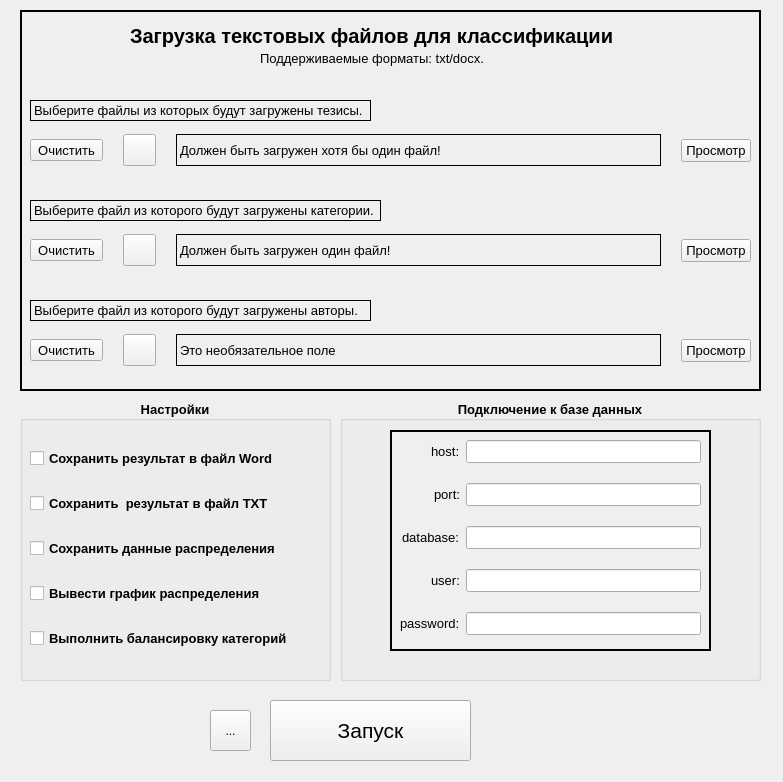
<?xml version="1.0" encoding="UTF-8"?>
<ui version="4.0">
 <class>MainWindow</class>
 <widget class="QMainWindow" name="MainWindow">
  <property name="geometry">
   <rect>
    <x>0</x>
    <y>0</y>
    <width>783</width>
    <height>782</height>
   </rect>
  </property>
  <property name="windowTitle">
   <string>Theses Classificator</string>
  </property>
  <property name="autoFillBackground">
   <bool>false</bool>
  </property>
  <property name="inputMethodHints">
   <set>Qt::ImhNone</set>
  </property>
  <property name="tabShape">
   <enum>QTabWidget::Rounded</enum>
  </property>
  <widget class="QWidget" name="centralwidget">
   <property name="autoFillBackground">
    <bool>false</bool>
   </property>
   <widget class="QFrame" name="frame">
    <property name="geometry">
     <rect>
      <x>20</x>
      <y>10</y>
      <width>741</width>
      <height>381</height>
     </rect>
    </property>
    <property name="autoFillBackground">
     <bool>true</bool>
    </property>
    <property name="frameShape">
     <enum>QFrame::WinPanel</enum>
    </property>
    <property name="frameShadow">
     <enum>QFrame::Plain</enum>
    </property>
    <widget class="QLabel" name="label">
     <property name="geometry">
      <rect>
       <x>110</x>
       <y>10</y>
       <width>511</width>
       <height>31</height>
      </rect>
     </property>
     <property name="font">
      <font>
       <pointsize>15</pointsize>
       <bold>true</bold>
      </font>
     </property>
     <property name="autoFillBackground">
      <bool>true</bool>
     </property>
     <property name="frameShape">
      <enum>QFrame::NoFrame</enum>
     </property>
     <property name="text">
      <string>Загрузка текстовых файлов для классификации</string>
     </property>
     <property name="scaledContents">
      <bool>false</bool>
     </property>
    </widget>
    <widget class="QLabel" name="label_3">
     <property name="geometry">
      <rect>
       <x>10</x>
       <y>90</y>
       <width>341</width>
       <height>21</height>
      </rect>
     </property>
     <property name="font">
      <font>
       <pointsize>10</pointsize>
      </font>
     </property>
     <property name="frameShape">
      <enum>QFrame::Box</enum>
     </property>
     <property name="frameShadow">
      <enum>QFrame::Plain</enum>
     </property>
     <property name="text">
      <string>Выберите файлы из которых будут загружены тезисы.</string>
     </property>
    </widget>
    <widget class="QWidget" name="horizontalLayoutWidget">
     <property name="geometry">
      <rect>
       <x>10</x>
       <y>115</y>
       <width>721</width>
       <height>51</height>
      </rect>
     </property>
     <layout class="QHBoxLayout" name="horizontalLayout_3">
      <property name="spacing">
       <number>20</number>
      </property>
      <item>
       <widget class="QToolButton" name="clearThesesButton">
        <property name="font">
         <font>
          <pointsize>10</pointsize>
         </font>
        </property>
        <property name="text">
         <string>Очистить</string>
        </property>
        <property name="iconSize">
         <size>
          <width>32</width>
          <height>32</height>
         </size>
        </property>
       </widget>
      </item>
      <item>
       <widget class="QToolButton" name="loadThesesButton">
        <property name="text">
         <string/>
        </property>
        <property name="icon">
         <iconset resource="resources.qrc">
          <normaloff>:/icons/Resources/Icons/folder_12075589.png</normaloff>:/icons/Resources/Icons/folder_12075589.png</iconset>
        </property>
        <property name="iconSize">
         <size>
          <width>25</width>
          <height>25</height>
         </size>
        </property>
        <property name="checkable">
         <bool>false</bool>
        </property>
        <property name="checked">
         <bool>false</bool>
        </property>
        <property name="toolButtonStyle">
         <enum>Qt::ToolButtonIconOnly</enum>
        </property>
        <property name="autoRaise">
         <bool>false</bool>
        </property>
       </widget>
      </item>
      <item>
       <widget class="QLabel" name="debugThesesLabel">
        <property name="maximumSize">
         <size>
          <width>16777215</width>
          <height>32</height>
         </size>
        </property>
        <property name="font">
         <font>
          <pointsize>10</pointsize>
         </font>
        </property>
        <property name="frameShape">
         <enum>QFrame::Box</enum>
        </property>
        <property name="text">
         <string>Должен быть загружен хотя бы один файл!</string>
        </property>
       </widget>
      </item>
      <item>
       <widget class="QPushButton" name="viewThesesButton">
        <property name="maximumSize">
         <size>
          <width>70</width>
          <height>16777215</height>
         </size>
        </property>
        <property name="font">
         <font>
          <pointsize>10</pointsize>
         </font>
        </property>
        <property name="text">
         <string>Просмотр</string>
        </property>
       </widget>
      </item>
     </layout>
    </widget>
    <widget class="QLabel" name="label_12">
     <property name="geometry">
      <rect>
       <x>10</x>
       <y>190</y>
       <width>351</width>
       <height>21</height>
      </rect>
     </property>
     <property name="font">
      <font>
       <pointsize>10</pointsize>
      </font>
     </property>
     <property name="frameShape">
      <enum>QFrame::Box</enum>
     </property>
     <property name="frameShadow">
      <enum>QFrame::Plain</enum>
     </property>
     <property name="text">
      <string>Выберите файл из которого будут загружены категории.</string>
     </property>
    </widget>
    <widget class="QWidget" name="horizontalLayoutWidget_4">
     <property name="geometry">
      <rect>
       <x>10</x>
       <y>215</y>
       <width>721</width>
       <height>51</height>
      </rect>
     </property>
     <layout class="QHBoxLayout" name="horizontalLayout_6">
      <property name="spacing">
       <number>20</number>
      </property>
      <item>
       <widget class="QToolButton" name="clearCategButton">
        <property name="font">
         <font>
          <pointsize>10</pointsize>
         </font>
        </property>
        <property name="text">
         <string>Очистить</string>
        </property>
        <property name="iconSize">
         <size>
          <width>32</width>
          <height>32</height>
         </size>
        </property>
       </widget>
      </item>
      <item>
       <widget class="QToolButton" name="loadCategButton">
        <property name="text">
         <string/>
        </property>
        <property name="icon">
         <iconset resource="resources.qrc">
          <normaloff>:/icons/Resources/Icons/folder_12075589.png</normaloff>:/icons/Resources/Icons/folder_12075589.png</iconset>
        </property>
        <property name="iconSize">
         <size>
          <width>25</width>
          <height>25</height>
         </size>
        </property>
        <property name="checkable">
         <bool>false</bool>
        </property>
        <property name="checked">
         <bool>false</bool>
        </property>
        <property name="toolButtonStyle">
         <enum>Qt::ToolButtonIconOnly</enum>
        </property>
        <property name="autoRaise">
         <bool>false</bool>
        </property>
       </widget>
      </item>
      <item>
       <widget class="QLabel" name="debugCategLabel">
        <property name="maximumSize">
         <size>
          <width>16777215</width>
          <height>32</height>
         </size>
        </property>
        <property name="font">
         <font>
          <pointsize>10</pointsize>
         </font>
        </property>
        <property name="frameShape">
         <enum>QFrame::Box</enum>
        </property>
        <property name="text">
         <string>Должен быть загружен один файл!</string>
        </property>
       </widget>
      </item>
      <item>
       <widget class="QPushButton" name="viewCategButton">
        <property name="maximumSize">
         <size>
          <width>70</width>
          <height>16777215</height>
         </size>
        </property>
        <property name="font">
         <font>
          <pointsize>10</pointsize>
         </font>
        </property>
        <property name="text">
         <string>Просмотр</string>
        </property>
       </widget>
      </item>
     </layout>
    </widget>
    <widget class="QLabel" name="label_15">
     <property name="geometry">
      <rect>
       <x>10</x>
       <y>290</y>
       <width>341</width>
       <height>21</height>
      </rect>
     </property>
     <property name="font">
      <font>
       <pointsize>10</pointsize>
      </font>
     </property>
     <property name="frameShape">
      <enum>QFrame::Box</enum>
     </property>
     <property name="frameShadow">
      <enum>QFrame::Plain</enum>
     </property>
     <property name="text">
      <string>Выберите файл из которого будут загружены авторы.</string>
     </property>
    </widget>
    <widget class="QWidget" name="horizontalLayoutWidget_5">
     <property name="geometry">
      <rect>
       <x>10</x>
       <y>315</y>
       <width>721</width>
       <height>51</height>
      </rect>
     </property>
     <layout class="QHBoxLayout" name="horizontalLayout_7">
      <property name="spacing">
       <number>20</number>
      </property>
      <item>
       <widget class="QToolButton" name="clearAuthorsButton">
        <property name="font">
         <font>
          <pointsize>10</pointsize>
         </font>
        </property>
        <property name="text">
         <string>Очистить</string>
        </property>
        <property name="iconSize">
         <size>
          <width>32</width>
          <height>32</height>
         </size>
        </property>
       </widget>
      </item>
      <item>
       <widget class="QToolButton" name="loadAuthorsButton">
        <property name="text">
         <string/>
        </property>
        <property name="icon">
         <iconset resource="resources.qrc">
          <normaloff>:/icons/Resources/Icons/folder_12075589.png</normaloff>:/icons/Resources/Icons/folder_12075589.png</iconset>
        </property>
        <property name="iconSize">
         <size>
          <width>25</width>
          <height>25</height>
         </size>
        </property>
        <property name="checkable">
         <bool>false</bool>
        </property>
        <property name="checked">
         <bool>false</bool>
        </property>
        <property name="toolButtonStyle">
         <enum>Qt::ToolButtonIconOnly</enum>
        </property>
        <property name="autoRaise">
         <bool>false</bool>
        </property>
       </widget>
      </item>
      <item>
       <widget class="QLabel" name="debugAuthorsLabel">
        <property name="maximumSize">
         <size>
          <width>16777215</width>
          <height>32</height>
         </size>
        </property>
        <property name="font">
         <font>
          <pointsize>10</pointsize>
         </font>
        </property>
        <property name="frameShape">
         <enum>QFrame::Box</enum>
        </property>
        <property name="text">
         <string>Это необязательное поле</string>
        </property>
       </widget>
      </item>
      <item>
       <widget class="QPushButton" name="viewAuthorsButton">
        <property name="maximumSize">
         <size>
          <width>70</width>
          <height>16777215</height>
         </size>
        </property>
        <property name="font">
         <font>
          <pointsize>10</pointsize>
         </font>
        </property>
        <property name="text">
         <string>Просмотр</string>
        </property>
       </widget>
      </item>
     </layout>
    </widget>
    <widget class="QLabel" name="label_4">
     <property name="geometry">
      <rect>
       <x>240</x>
       <y>40</y>
       <width>251</width>
       <height>16</height>
      </rect>
     </property>
     <property name="font">
      <font>
       <pointsize>10</pointsize>
      </font>
     </property>
     <property name="text">
      <string>Поддерживаемые форматы: txt/docx.</string>
     </property>
    </widget>
   </widget>
   <widget class="QPushButton" name="StartButton">
    <property name="geometry">
     <rect>
      <x>270</x>
      <y>700</y>
      <width>201</width>
      <height>61</height>
     </rect>
    </property>
    <property name="font">
     <font>
      <pointsize>16</pointsize>
     </font>
    </property>
    <property name="text">
     <string>Запуск</string>
    </property>
   </widget>
   <widget class="QGroupBox" name="groupBox">
    <property name="geometry">
     <rect>
      <x>340</x>
      <y>400</y>
      <width>421</width>
      <height>281</height>
     </rect>
    </property>
    <property name="font">
     <font>
      <pointsize>10</pointsize>
      <italic>false</italic>
      <bold>true</bold>
     </font>
    </property>
    <property name="autoFillBackground">
     <bool>true</bool>
    </property>
    <property name="title">
     <string>Подключение к базе данных</string>
    </property>
    <property name="alignment">
     <set>Qt::AlignCenter</set>
    </property>
    <widget class="QFrame" name="DB_CONFIG_Frame">
     <property name="geometry">
      <rect>
       <x>50</x>
       <y>30</y>
       <width>321</width>
       <height>221</height>
      </rect>
     </property>
     <property name="autoFillBackground">
      <bool>true</bool>
     </property>
     <property name="frameShape">
      <enum>QFrame::WinPanel</enum>
     </property>
     <property name="frameShadow">
      <enum>QFrame::Plain</enum>
     </property>
     <widget class="QWidget" name="formLayoutWidget">
      <property name="geometry">
       <rect>
        <x>10</x>
        <y>10</y>
        <width>301</width>
        <height>201</height>
       </rect>
      </property>
      <layout class="QFormLayout" name="formLayout_2">
       <property name="labelAlignment">
        <set>Qt::AlignRight|Qt::AlignTrailing|Qt::AlignVCenter</set>
       </property>
       <property name="verticalSpacing">
        <number>20</number>
       </property>
       <item row="0" column="0">
        <widget class="QLabel" name="label_6">
         <property name="font">
          <font>
           <pointsize>10</pointsize>
           <italic>false</italic>
           <bold>false</bold>
           <underline>false</underline>
           <strikeout>false</strikeout>
          </font>
         </property>
         <property name="text">
          <string>host:</string>
         </property>
        </widget>
       </item>
       <item row="0" column="1">
        <widget class="QLineEdit" name="hostLine">
         <property name="font">
          <font>
           <bold>false</bold>
          </font>
         </property>
        </widget>
       </item>
       <item row="1" column="0">
        <widget class="QLabel" name="label_7">
         <property name="font">
          <font>
           <pointsize>10</pointsize>
           <bold>false</bold>
           <kerning>true</kerning>
          </font>
         </property>
         <property name="text">
          <string>port:</string>
         </property>
        </widget>
       </item>
       <item row="1" column="1">
        <widget class="QLineEdit" name="portLine">
         <property name="font">
          <font>
           <bold>false</bold>
          </font>
         </property>
        </widget>
       </item>
       <item row="2" column="0">
        <widget class="QLabel" name="label_8">
         <property name="font">
          <font>
           <pointsize>10</pointsize>
           <bold>false</bold>
          </font>
         </property>
         <property name="text">
          <string>database:</string>
         </property>
        </widget>
       </item>
       <item row="2" column="1">
        <widget class="QLineEdit" name="databaseLine">
         <property name="font">
          <font>
           <bold>false</bold>
          </font>
         </property>
        </widget>
       </item>
       <item row="3" column="0">
        <widget class="QLabel" name="label_9">
         <property name="font">
          <font>
           <pointsize>10</pointsize>
           <bold>false</bold>
          </font>
         </property>
         <property name="text">
          <string>user:</string>
         </property>
        </widget>
       </item>
       <item row="3" column="1">
        <widget class="QLineEdit" name="userLine">
         <property name="font">
          <font>
           <bold>false</bold>
          </font>
         </property>
        </widget>
       </item>
       <item row="4" column="0">
        <widget class="QLabel" name="label_10">
         <property name="font">
          <font>
           <pointsize>10</pointsize>
           <bold>false</bold>
          </font>
         </property>
         <property name="text">
          <string>password:</string>
         </property>
        </widget>
       </item>
       <item row="4" column="1">
        <widget class="QLineEdit" name="passwordLine">
         <property name="font">
          <font>
           <bold>false</bold>
          </font>
         </property>
        </widget>
       </item>
      </layout>
     </widget>
    </widget>
   </widget>
   <widget class="QGroupBox" name="groupBox_2">
    <property name="geometry">
     <rect>
      <x>20</x>
      <y>400</y>
      <width>311</width>
      <height>281</height>
     </rect>
    </property>
    <property name="font">
     <font>
      <pointsize>10</pointsize>
      <bold>true</bold>
     </font>
    </property>
    <property name="autoFillBackground">
     <bool>true</bool>
    </property>
    <property name="title">
     <string>Настройки</string>
    </property>
    <property name="alignment">
     <set>Qt::AlignCenter</set>
    </property>
    <widget class="QWidget" name="verticalLayoutWidget">
     <property name="geometry">
      <rect>
       <x>10</x>
       <y>30</y>
       <width>291</width>
       <height>241</height>
      </rect>
     </property>
     <layout class="QVBoxLayout" name="verticalLayout">
      <item>
       <widget class="QCheckBox" name="saveWordCheckBox">
        <property name="text">
         <string>Сохранить результат в файл Word</string>
        </property>
       </widget>
      </item>
      <item>
       <widget class="QCheckBox" name="saveTXTCheckBox">
        <property name="text">
         <string>Сохранить  результат в файл TXT</string>
        </property>
       </widget>
      </item>
      <item>
       <widget class="QCheckBox" name="saveDataCheckBox">
        <property name="text">
         <string>Сохранить данные распределения</string>
        </property>
       </widget>
      </item>
      <item>
       <widget class="QCheckBox" name="doGraphCheckBox">
        <property name="text">
         <string>Вывести график распределения</string>
        </property>
       </widget>
      </item>
      <item>
       <widget class="QCheckBox" name="doBalanceCheckBox">
        <property name="text">
         <string>Выполнить балансировку категорий</string>
        </property>
       </widget>
      </item>
     </layout>
    </widget>
   </widget>
   <widget class="QToolButton" name="HelpButton">
    <property name="geometry">
     <rect>
      <x>210</x>
      <y>710</y>
      <width>41</width>
      <height>41</height>
     </rect>
    </property>
    <property name="autoFillBackground">
     <bool>false</bool>
    </property>
    <property name="text">
     <string>...</string>
    </property>
    <property name="icon">
     <iconset resource="resources.qrc">
      <normaloff>:/icons/Resources/Icons/question_17515307.png</normaloff>:/icons/Resources/Icons/question_17515307.png</iconset>
    </property>
    <property name="iconSize">
     <size>
      <width>32</width>
      <height>32</height>
     </size>
    </property>
   </widget>
  </widget>
 </widget>
 <resources>
  <include location="resources.qrc"/>
 </resources>
 <connections/>
</ui>
